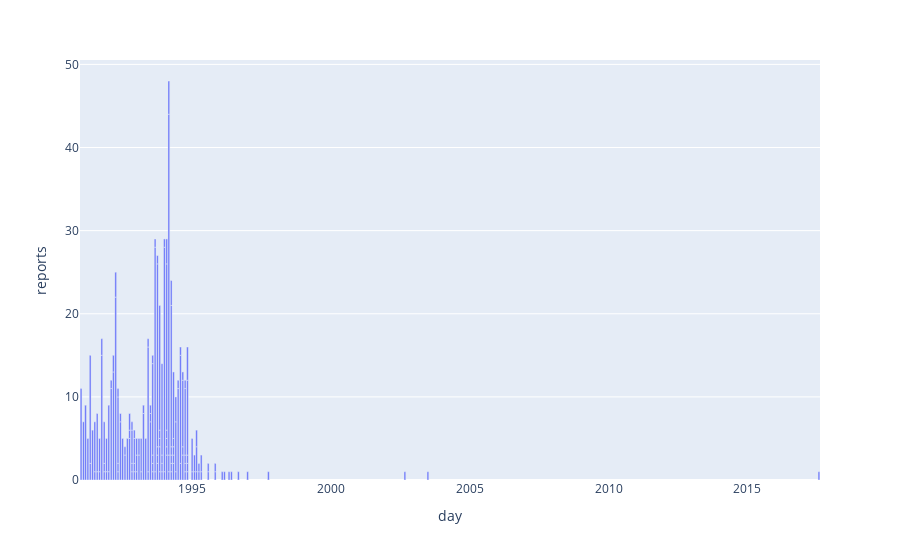

This figure's notebook cell:
### Markdown cell above
Interesting case: rabies does not appear anymore!

Also, check rabies by specie: all cases were coming from one animal type: Fuchs

### Code cell
d = dff[dff.epidemics == "Tollwut"]
fig = px.bar(d, x="day", y="reports")
fig.show()

### Figure 1 — Plotly figure (JSON) as saved in the notebook; plotly's stock layout.template omitted (floating-point values rounded to 4 significant figures; data arrays with more than 128 entries replaced by an {"elided": "..."} marker saying what was removed)
{"data": [{"alignmentgroup": "True", "hovertemplate": "day=%{x}<br>reports=%{y}<extra></extra>", "legendgroup": "", "marker": {"color": "#636efa", "pattern": {"shape": ""}}, "name": "", "offsetgroup": "", "orientation": "v", "showlegend": false, "textposition": "auto", "type": "bar", "x": {"elided": "158 str values"}, "xaxis": "x", "y": {"elided": "158 int values"}, "yaxis": "y"}], "layout": {"barmode": "relative", "legend": {"tracegroupgap": 0}, "margin": {"t": 60}, "xaxis": {"anchor": "y", "domain": [0, 1], "title": {"text": "day"}}, "yaxis": {"anchor": "x", "domain": [0, 1], "title": {"text": "reports"}}}}
